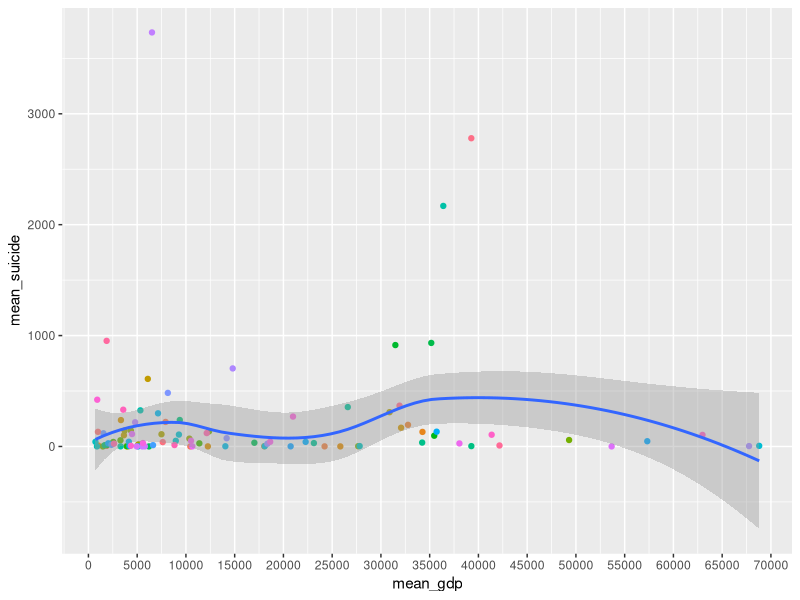
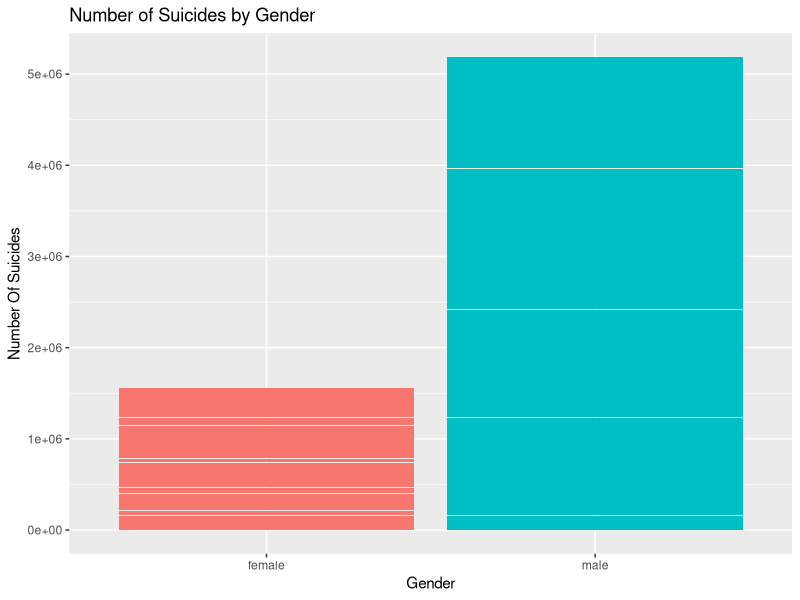

Recreate these plots in R, in order.
## ---- chunk 1
knitr::opts_chunk$set(echo = TRUE)

library(tidyverse)
library(dplyr)
install.packages("readxl")
library(readxl)
suicides <- read.table(file= "master.xls", sep= "\t", header= TRUE)
suicides <- read.table(file= "master.xls", sep= "\t", header= TRUE, na.strings=c("NA", "", "?"))

## ---- chunk 2
gdp <- suicides %>%
  select("country","gdp_per_capita....","suicides_no")

colnames(gdp)[2] <- "Gdp"

gdporder <- gdp %>%
  group_by(country) %>%
  summarise(mean_gdp = mean(Gdp))

total_suicide <- gdp %>%
  group_by(country) %>%
  summarise(mean_suicide = mean(suicides_no))

suicides_bygdp <- left_join(gdporder,total_suicide)

ggplot(suicides_bygdp, aes(x= mean_gdp , y= mean_suicide))+
 scale_fill_gradient(rainbow) +
  geom_point(aes(color=country))+ 
  geom_smooth()+
  guides(color = FALSE) +
  scale_x_continuous(breaks = seq(0, 70000, by = 5000))

## ---- chunk 3
library(tidyverse)
#View(suicides)
suicides <- read.table(file= "master.xls", sep= "\t", header= TRUE, na.strings=c("NA", "", "?", 0))
suicideByGender <- select(suicides, sex, suicides_no, country) %>% drop_na()
#View(suicideByGender)

ggplot(data=suicideByGender, aes(x=sex, y=suicides_no, fill=sex)) + geom_col() + labs(x="Gender", y="Number Of Suicides", title = "Number of Suicides by Gender", legend = "Gender") + theme(legend.position = "none")

